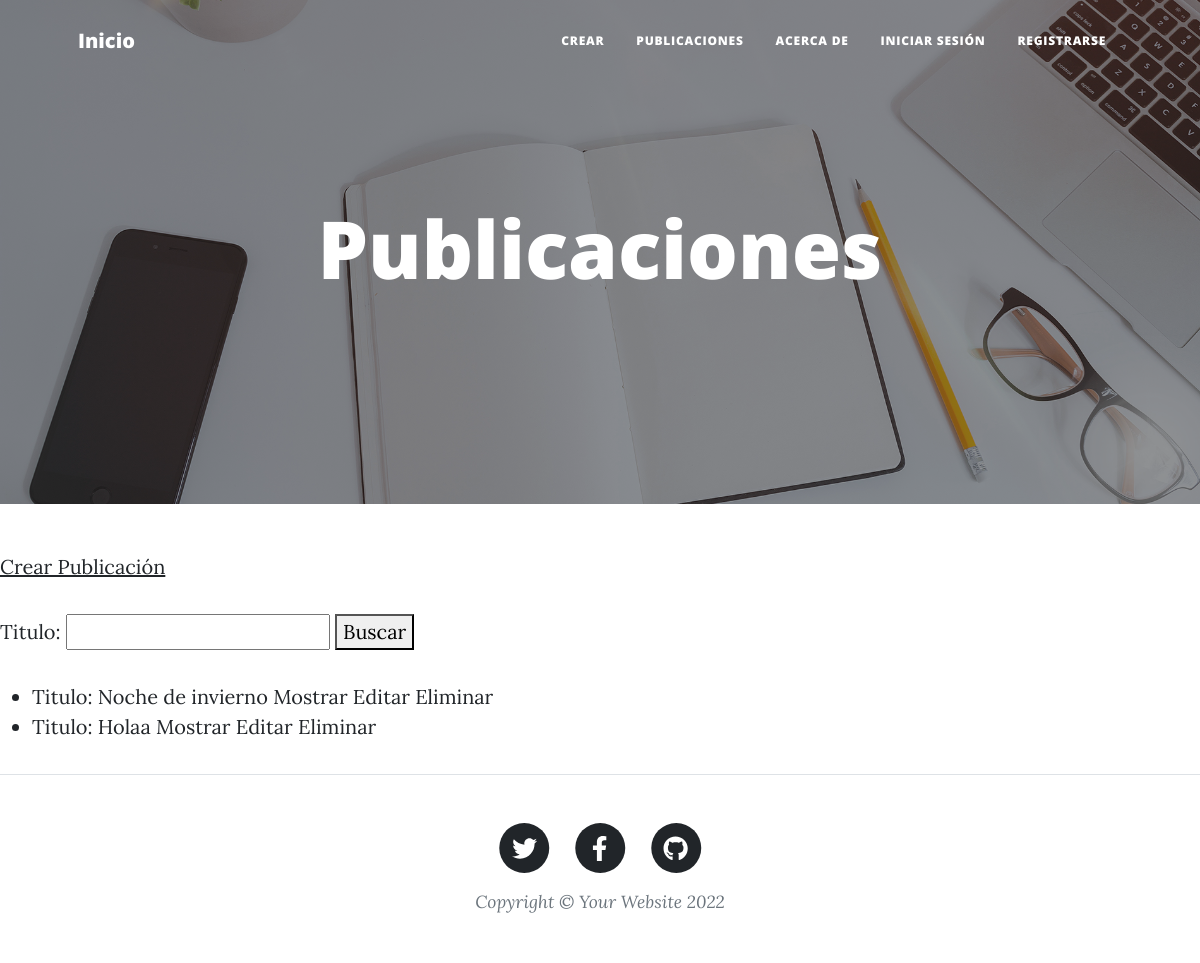
Before: /publicaciones/ with the older database file.
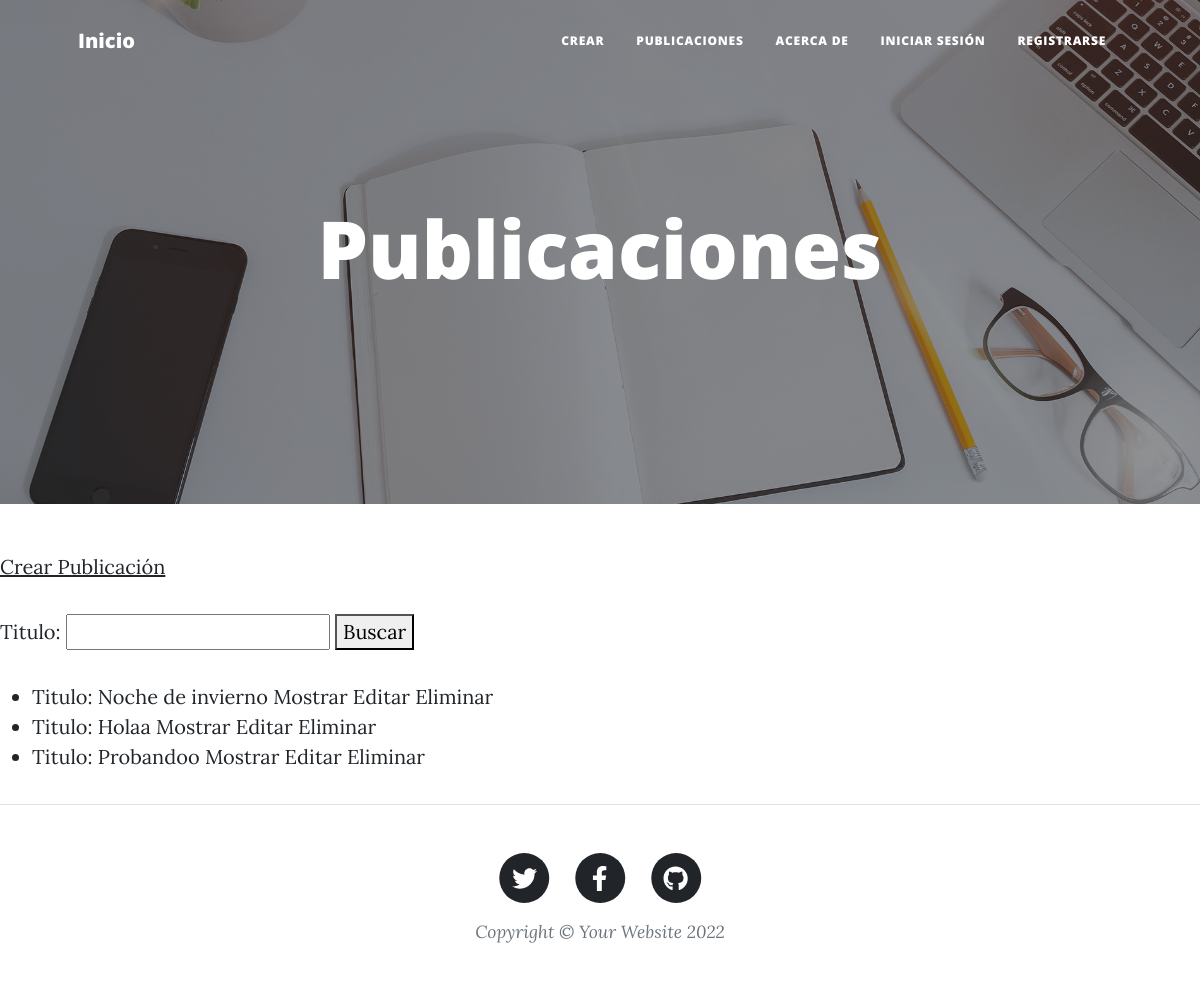
After: the same page with the newer database file.
### blog/models.py (models this page shows)
class Publicacion(models.Model):
    titulo = models.CharField(max_length=50)
    subtitulo = models.CharField(max_length=50)
    contenido = RichTextField(null=True)
    autor = models.CharField(max_length=50)
    fecha_creacion = models.DateField(null=True)
    def __str__(self):
        return f'Titulo: {self.titulo}'

### blog/views.py (the view)
# urls.py: path('publicaciones/', publicaciones, name='publicaciones'),
def publicaciones(request):
    buscar_titulo = request.GET.get('titulo')
    if buscar_titulo:
        publicaciones = Publicacion.objects.filter(titulo__icontains=buscar_titulo)
    else:
        publicaciones = Publicacion.objects.all()
    form = Buscar()
    return render(request, 'publicaciones.html', {'publicaciones': publicaciones, 'form': form})

### blog/forms.py
class Buscar(forms.Form):
    titulo = forms.CharField(max_length=50, required=False)

### templates/publicaciones.html (shortened to what this page needs)
{% extends 'base.html' %}
{% block h1 %}
<div class="site-heading">
    <h1>Publicaciones</h1>
</div>
{% endblock h1 %}
{% block container %}
<p>
    <a href={% url 'crear' %} >Crear Publicación</a>
</p>
<p>
    <form action={% url 'publicaciones' %} >
        {{form}}
        <button>Buscar</button>
    </form>
</p>
<p>
    {% if publicaciones %}
        <ul>
            {% for publicacion in publicaciones %}
            <li>
                {{publicacion}}
                <a href={% url 'mostrar_publicacion' publicacion.id %}>Mostrar</a>
                <a href={% url 'editar_publicacion' publicacion.id %}>Editar</a>
                <a href={% url 'eliminar_publicacion' publicacion.id %}>Eliminar</a>
            </li>
            {% endfor %}
        </ul>
    {% else %}
         No se encontraron datos.
    {% endif %}
</p>
{% endblock container %}

### templates/base.html (shortened to what this page needs)
<!DOCTYPE html>
<html lang="en">
    <head>
        {% load static %}
        <link href={% static 'blog/css/styles.css' %} rel="stylesheet" />
    </head>
    <body>
        <nav class="navbar navbar-expand-lg navbar-light" id="mainNav">
            <div class="container px-4 px-lg-5">
                <a class="navbar-brand" href={% url 'index' %}>Inicio</a>
                <div class="collapse navbar-collapse" id="navbarResponsive">
                    <ul class="navbar-nav ms-auto py-4 py-lg-0">
                        <li class="nav-item"><a class="nav-link px-lg-3 py-3 py-lg-4" href={% url 'crear' %} >Crear</a></li>
                        <li class="nav-item"><a class="nav-link px-lg-3 py-3 py-lg-4" href={% url 'publicaciones' %}>Publicaciones</a></li>
                        <li class="nav-item"><a class="nav-link px-lg-3 py-3 py-lg-4" href={% url 'acerca' %}>Acerca de</a></li>
                        {% if request.user.is_authenticated %}
                        <li class="nav-item"><a class="nav-link px-lg-3 py-3 py-lg-4" href={% url 'perfil' %}>
                            {% comment %} {% if request.user.masdatos.avatar %}
                            <img src={{request.user.masdatos.avatar.url}} alt="avatar" height='30px'> {% endcomment %}
                            {{request.user.username}}
                            {% comment %} {% endif %} {% endcomment %}
                        </a></li>
                        <li class="nav-item"><a class="nav-link px-lg-3 py-3 py-lg-4" href={% url 'cerrar_sesion' %}>Cerrar Sesión</a></li>
                        {% else %}
                        <li class="nav-item"><a class="nav-link px-lg-3 py-3 py-lg-4" href={% url 'iniciar_sesion' %}>Iniciar Sesión</a></li>
                        <li class="nav-item"><a class="nav-link px-lg-3 py-3 py-lg-4" href={% url 'registrarse' %}>Registrarse</a></li>
                        {% endif %}
                    </ul>
                </div>
            </div>
        </nav>
        {% block header %}
        <header class="masthead" style="background-image: url('assets/img/home-bg.jpg')">
            <div class="container position-relative px-4 px-lg-5">
                <div class="row gx-4 gx-lg-5 justify-content-center">
                    <div class="col-md-10 col-lg-8 col-xl-7">
                        {% block h1 %}
                        {% endblock h1 %}
                    </div>
                </div>
            </div>
        </header>
        {% endblock header %}
        {% block container %}{% endblock container %}
        <footer class="border-top">
            <div class="container px-4 px-lg-5">
                <div class="row gx-4 gx-lg-5 justify-content-center">
                    <div class="col-md-10 col-lg-8 col-xl-7">
                        <ul class="list-inline text-center">
                            <li class="list-inline-item">
                                <a href="#!">
                                    <span class="fa-stack fa-lg">
                                        <i class="fas fa-circle fa-stack-2x"></i>
                                        <i class="fab fa-twitter fa-stack-1x fa-inverse"></i>
                                    </span>
                                </a>
                            </li>
                            <li class="list-inline-item">
                                <a href="#!">
                                    <span class="fa-stack fa-lg">
                                        <i class="fas fa-circle fa-stack-2x"></i>
                                        <i class="fab fa-facebook-f fa-stack-1x fa-inverse"></i>
                                    </span>
                                </a>
                            </li>
                            <li class="list-inline-item">
                                <a href="#!">
                                    <span class="fa-stack fa-lg">
                                        <i class="fas fa-circle fa-stack-2x"></i>
                                        <i class="fab fa-github fa-stack-1x fa-inverse"></i>
                                    </span>
                                </a>
                            </li>
                        </ul>
                        <div class="small text-center text-muted fst-italic">Copyright &copy; Your Website 2022</div>
                    </div>
                </div>
            </div>
        </footer>
    </body>
</html>

Changed rows visible on the page:
added Publicacion: titulo "Titulo: Probandoo"
